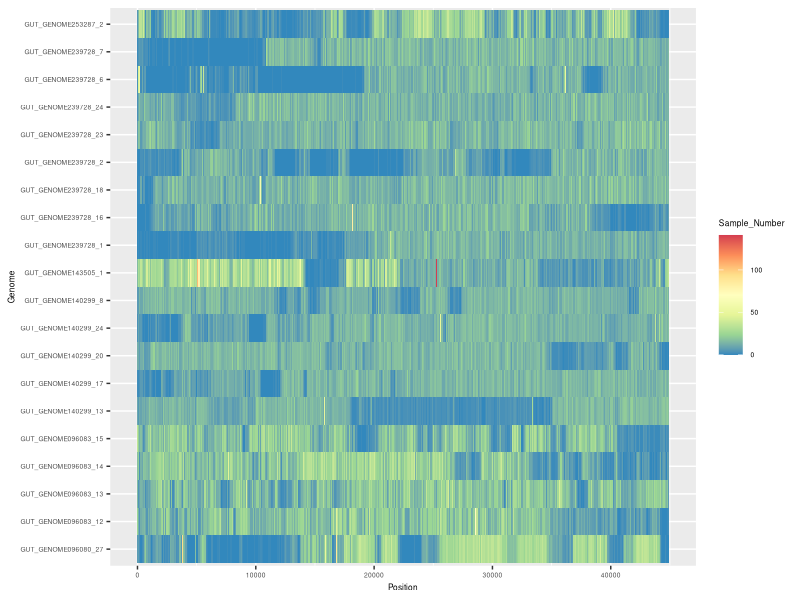

Reproduce this figure in R.
library(ggplot2)
require(gridExtra)
# library(hrbrthemes)
library("gplots")


df2<-read.table("genome_sample.csv", header=TRUE)
head(df2)


pdf("genome_density_heatmap.pdf", width=12, height=6)

# df2$Sample_Number<-log(df2$Sample_Number)

ggplot(df2, aes(Position, Genome, fill=Sample_Number )) + 
  geom_tile()+ 
  scale_fill_distiller(palette = "Spectral", direction = -1) +
    theme(text = element_text(size=6))



dev.off()
